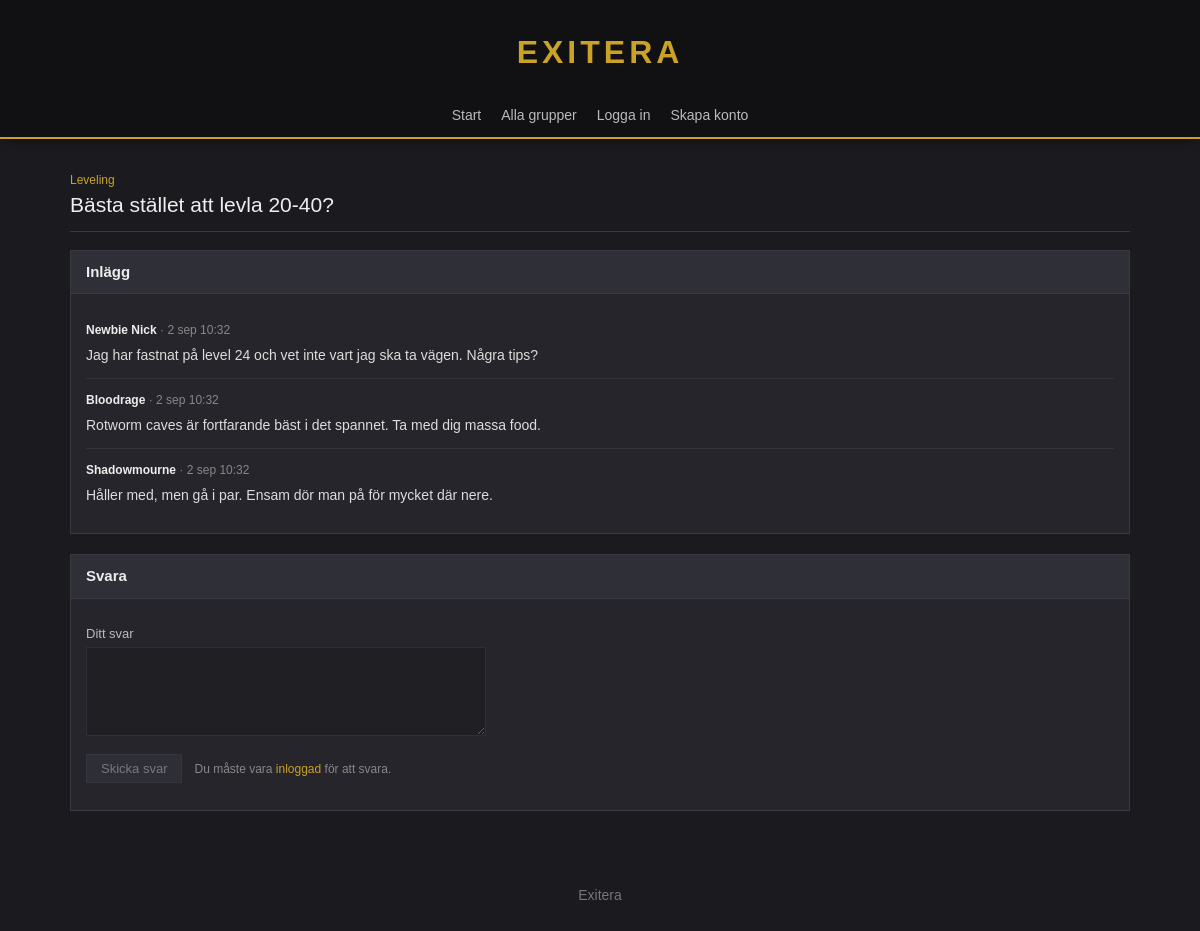
The app's page /topic/?id=1 with its own data.
### tables this page shows
CREATE TABLE topics (
    id              INT AUTO_INCREMENT PRIMARY KEY,
    group_id        INT NOT NULL,
    user_id         INT NULL,
    title           VARCHAR(200) NOT NULL,
    created_at      TIMESTAMP NOT NULL DEFAULT CURRENT_TIMESTAMP,
    deleted_at      DATETIME  NULL,
    FOREIGN KEY (group_id) REFERENCES groups(id) ON DELETE CASCADE,
    FOREIGN KEY (user_id)  REFERENCES users(id)  ON DELETE SET NULL
);

CREATE TABLE groups (
    id              INT AUTO_INCREMENT PRIMARY KEY,
    name            VARCHAR(100) NOT NULL UNIQUE,
    description     TEXT         NOT NULL,
    type            ENUM('community','guild') NOT NULL,
    created_by      INT          NULL,
    created_at      TIMESTAMP    NOT NULL DEFAULT CURRENT_TIMESTAMP,
    FOREIGN KEY (created_by) REFERENCES users(id) ON DELETE SET NULL
);

CREATE TABLE posts (
    id              INT AUTO_INCREMENT PRIMARY KEY,
    topic_id        INT NOT NULL,
    user_id         INT NULL,
    body            TEXT NOT NULL,
    created_at      TIMESTAMP NOT NULL DEFAULT CURRENT_TIMESTAMP,
    deleted_at      DATETIME  NULL,
    FOREIGN KEY (topic_id) REFERENCES topics(id) ON DELETE CASCADE,
    FOREIGN KEY (user_id)  REFERENCES users(id)  ON DELETE SET NULL
);

CREATE TABLE users (
    id              INT AUTO_INCREMENT PRIMARY KEY,
    first_name      VARCHAR(50)  NOT NULL,
    last_name       VARCHAR(50)  NOT NULL,
    email           VARCHAR(255) NOT NULL UNIQUE,
    password_hash   CHAR(60)     NOT NULL,
    character_name  VARCHAR(50)  NULL,
    is_admin        BOOLEAN      NOT NULL DEFAULT FALSE,
    created_at      TIMESTAMP    NOT NULL DEFAULT CURRENT_TIMESTAMP
);

### html/inc/db.php (called while the page is built)
<?php
function get_db(): PDO
{
    static $db = null;
    if ($db !== null) {
        return $db;
    }
    $host     = getenv('DB_HOST');
    $dbname   = getenv('DB_NAME');
    $user     = getenv('DB_USER');
    $password = getenv('DB_PASSWORD');
    $dsn = "mysql:host=$host;dbname=$dbname;charset=utf8mb4";
    $options = [
        PDO::ATTR_ERRMODE            => PDO::ERRMODE_EXCEPTION,
        PDO::ATTR_EMULATE_PREPARES   => false,
        PDO::ATTR_DEFAULT_FETCH_MODE => PDO::FETCH_ASSOC,
    ];
    $db = new PDO($dsn, $user, $password, $options);
    return $db;
}

### html/inc/topics.php (called while the page is built, shortened)
<?php
require_once __DIR__ . '/auth.php';
function topic_with_group(int $topic_id): ?array
{
    $stmt = get_db()->prepare(
        "SELECT t.id, t.title, t.created_at, t.deleted_at, t.user_id,
                g.id AS group_id, g.name AS group_name, g.type AS group_type
         FROM topics t
         JOIN groups g ON g.id = t.group_id
         WHERE t.id = ?"
    );
    $stmt->execute([$topic_id]);
    $row = $stmt->fetch();
    return [
        'topic' => [
            'id'         => (int) $row['id'],
            'title'      => $row['title'],
            'created_at' => $row['created_at'],
            'deleted_at' => $row['deleted_at'],
            'user_id'    => $row['user_id'],
        ],
        'group' => [
            'id'   => (int) $row['group_id'],
            'name' => $row['group_name'],
            'type' => $row['group_type'],
        ],
    ];
}
function post_list(int $topic_id): array
{
    $stmt = get_db()->prepare(
        "SELECT p.id, p.body, p.created_at, p.deleted_at,
                u.character_name, u.first_name
         FROM posts p
         LEFT JOIN users u ON u.id = p.user_id
         WHERE p.topic_id = ?
         ORDER BY p.created_at, p.id"
    );
    $stmt->execute([$topic_id]);
    return $stmt->fetchAll();
}

### html/inc/auth.php (called while the page is built, shortened)
<?php
require_once __DIR__ . '/db.php';
function current_user(): ?array
{
    static $user = null;
    static $loaded = false;
    if ($loaded) {
        return $user;
    }
    if (!isset($_SESSION['user_id'])) {
        return null;
    }
    $db = get_db();
    $stmt = $db->prepare(
        "SELECT id, first_name, last_name, email, character_name, is_admin
         FROM users
         WHERE id = ?"
    );
    $stmt->execute([$_SESSION['user_id']]);
    $user = $stmt->fetch() ?: null;
    return $user;
}
function can_read(array $group, ?array $user): bool
{
    if ($group['type'] === 'community') {
        return true;
    }
    return membership_in($group['id'], $user['id']) !== null;
}
function can_post(array $group, ?array $user): bool
{
    return $user !== null && can_read($group, $user);
}
function author_name(array $row): string
{
    return $row['character_name'] ?? $row['first_name'] ?? 'Borttagen användare';
}

### html/topic/index.php (the view, shortened to what this page needs)
<?php
require_once __DIR__ . '/../inc/auth.php';
require_once __DIR__ . '/../inc/box.php';
require_once __DIR__ . '/../inc/page.php';
require_once __DIR__ . '/../inc/topics.php';
$current_user = current_user();
$topic_id = (int) ($_GET['id'] ?? 0);
$found = topic_with_group($topic_id);
$topic = $found['topic'];
$group = $found['group'];
$may_post = can_post($group, $current_user);
$posts = post_list($topic['id']);
require __DIR__ . '/../inc/header.php';
?>
<p class="muted">
    <a href="/group/?id=<?= $group['id'] ?>"><?= htmlspecialchars($group['name']) ?></a>
</p>
<?php page_title($topic['title']); ?>
    <?php if (empty($posts)): ?>
        <p class="muted">Inga inlägg i den här tråden.</p>
    <?php else: ?>
        <?php foreach ($posts as $post): ?>
            <div class="post">
                <?php if ($post['deleted_at'] !== null): ?>
                    <p class="post-body muted">[Inlägget är borttaget]</p>
                <?php else: ?>
                    <p class="post-meta">
                        <span class="post-author"><?= htmlspecialchars(author_name($post)) ?></span>
                        · <?= htmlspecialchars(format_time($post['created_at'])) ?>
                    </p>
                    <p class="post-body"><?= nl2br(htmlspecialchars($post['body'])) ?></p>
                <?php endif; ?>
            </div>
        <?php endforeach; ?>
    <?php endif; ?>
    <?php if ($may_post): ?>
        <form method="post" action="/topic/?id=<?= $topic['id'] ?>">
            <?php csrf_field(); ?>
            <input type="hidden" name="action" value="reply">
            <label for="body">Ditt svar</label>
            <textarea id="body" name="body" rows="5" maxlength="10000" required></textarea>
            <button class="btn-primary" type="submit">Skicka svar</button>
        </form>
    <?php else: ?>
        <label for="body">Ditt svar</label>
        <textarea id="body" rows="5" disabled></textarea>
        <div class="topic-actions">
            <button type="button" disabled>Skicka svar</button>
            <span class="muted">
                Du måste vara <a href="/login/">inloggad</a> för att svara.
            </span>
        </div>
    <?php endif; ?>
<?php require __DIR__ . '/../inc/footer.php'; ?>

### html/inc/page.php (shortened to what this page needs)
<?php
require_once __DIR__ . '/auth.php';
require_once __DIR__ . '/box.php';
function page_title(string $text): void
{
    echo '<h1 class="page-title">' . htmlspecialchars($text) . '</h1>';
}
function format_time(?string $sql_time): string
{
    $months = ['jan', 'feb', 'mar', 'apr', 'maj', 'jun', 'jul', 'aug', 'sep', 'okt', 'nov', 'dec'];
    $time = strtotime($sql_time);
    $year = date('Y', $time) === date('Y') ? '' : ' ' . date('Y', $time);
    return (int) date('j', $time)
        . ' ' . $months[(int) date('n', $time) - 1]
        . $year
        . ' ' . date('H:i', $time);
}

### html/css/style.css (style rules this page uses)
* { box-sizing: border-box; }
body { margin: 0; background: #1b1b1f; color: #dddddd; font-family: Verdana, Geneva, sans-serif; font-size: 14px; line-height: 1.5; }
a { color: #c9a227; text-decoration: none; }
button { background: #3a3a44; color: #dddddd; border: 1px solid #4a4a55; padding: 6px 14px; font-family: inherit; font-size: 13px; cursor: pointer; }
button:disabled { opacity: 0.45; cursor: not-allowed; }
.muted { margin-bottom: 0; color: #888888; font-size: 12px; }
.box-body label { display: block; margin: 10px 0 4px 0; color: #bbbbbb; font-size: 13px; }
.box-body input, .box-body textarea { width: 100%; max-width: 400px; padding: 6px 8px; background: #1b1b1f; border: 1px solid #3a3a42; color: #dddddd; font-family: inherit; font-size: 13px; }
.box-body button { margin-top: 12px; }
.post { padding: 12px 0; border-bottom: 1px solid #33333b; }
.post:last-child { border-bottom: none; }
.post-meta { margin: 0 0 6px 0; color: #888888; font-size: 12px; }
.post-author { color: #eeeeee; font-weight: bold; }
.post-body { margin: 0; }
.topic-actions { display: flex; flex-wrap: wrap; align-items: center; gap: 12px; margin: 12px 0; }
.topic-actions button { margin-top: 0; }
.box-body textarea:disabled, .box-body input:disabled { opacity: 0.5; cursor: not-allowed; }
.post-body { max-width: 72ch; }
.page-title { margin: 0 0 18px 0; padding-bottom: 10px; border-bottom: 1px solid #3a3a42; font-size: 21px; font-weight: normal; color: #eeeeee; }

### records on screen
topics: group.name "Leveling", title "Bästa stället att levla 20-40?"
posts: user.character_name "Newbie Nick", created_at "2 sep 10:32", body "Jag har fastnat på level 24 och vet inte vart jag ska ta vägen. Några tips?"
posts: user.character_name "Bloodrage", created_at "2 sep 10:32", body "Rotworm caves är fortfarande bäst i det spannet. Ta med dig massa food."
posts: user.character_name "Shadowmourne", created_at "2 sep 10:32", body "Håller med, men gå i par. Ensam dör man på för mycket där nere."

### other values on screen
$title "Inlägg Svara"
